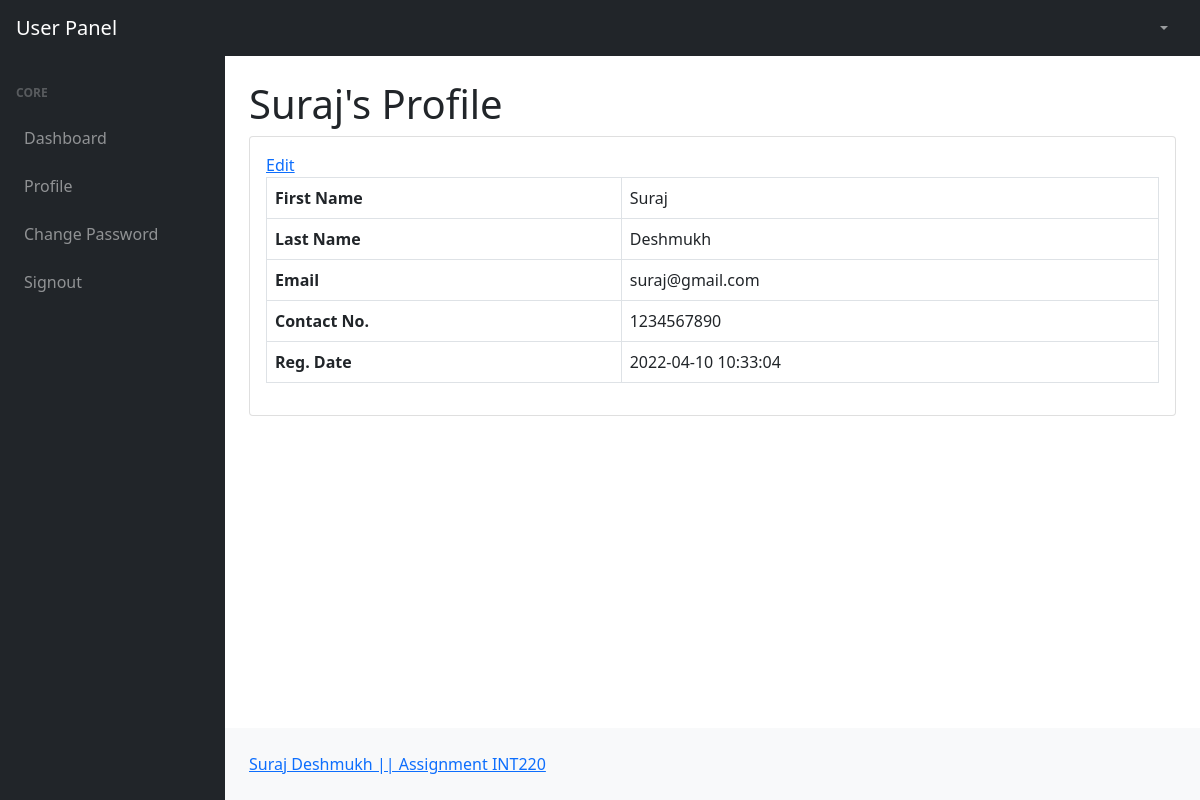
The app's page /profile.php (signed in) with its own data.
### tables this page shows
CREATE TABLE `users` (
  `id` int(11) NOT NULL,
  `fname` varchar(255) DEFAULT NULL,
  `lname` varchar(255) DEFAULT NULL,
  `email` varchar(255) DEFAULT NULL,
  `password` varchar(300) DEFAULT NULL,
  `contactno` varchar(11) DEFAULT NULL,
  `posting_date` timestamp NOT NULL DEFAULT current_timestamp()
);

### profile.php (the view, shortened to what this page needs)
<?php session_start();
include_once('includes/config.php');
if (strlen($_SESSION['id']==0)) {
  header('location:logout.php');
  } else{
?>
<!DOCTYPE html>
<html lang="en">
    <head>
        <link href="css/styles.css" rel="stylesheet" />
    </head>
    <body class="sb-nav-fixed">
      <?php include_once('includes/navbar.php');?>
        <div id="layoutSidenav">
          <?php include_once('includes/sidebar.php');?>
            <div id="layoutSidenav_content">
                <main>
                    <div class="container-fluid px-4">
<?php
$userid=$_SESSION['id'];
$query=mysqli_query($con,"select * from users where id='$userid'");
while($result=mysqli_fetch_array($query))
{?>
                        <h1 class="mt-4"><?php echo $result['fname'];?>'s Profile</h1>
                        <div class="card mb-4">
                            <div class="card-body">
                                <a href="edit-profile.php">Edit</a>
                                <table class="table table-bordered">
                                   <tr>
                                    <th>First Name</th>
                                       <td><?php echo $result['fname'];?></td>
                                   </tr>
                                   <tr>
                                       <th>Last Name</th>
                                       <td><?php echo $result['lname'];?></td>
                                   </tr>
                                   <tr>
                                       <th>Email</th>
                                       <td colspan="3"><?php echo $result['email'];?></td>
                                   </tr>
                                     <tr>
                                       <th>Contact No.</th>
                                       <td colspan="3"><?php echo $result['contactno'];?></td>
                                   </tr>
                                        <tr>
                                       <th>Reg. Date</th>
                                       <td colspan="3"><?php echo $result['posting_date'];?></td>
                                   </tr>
                                </table>
                            </div>
                        </div>
<?php } ?>
                    </div>
                </main>
          <?php include('includes/footer.php');?>
            </div>
    </body>
</html>
<?php } ?>

### records on screen
users: fname "Suraj", lname "Deshmukh", email "suraj@gmail.com", contactno "1234567890", posting_date "2022-04-10 10:33:04"
